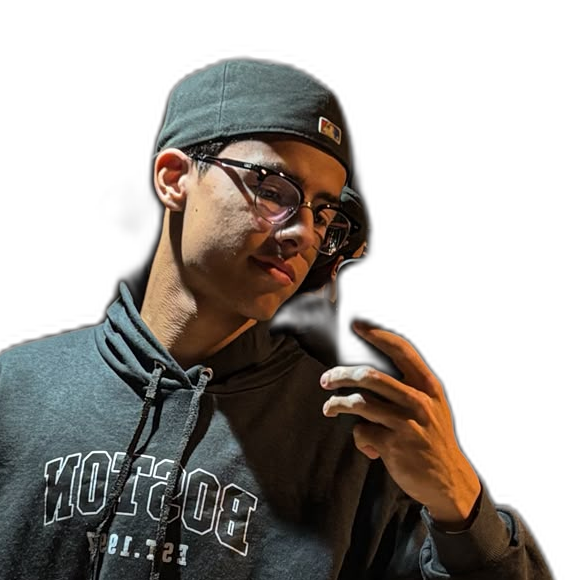
#> input picture source-photo.png, 580 x 580 px, given in place of source-photo.jpg, which was not available
$ python make_ascii.py
#> lines starting #> are read from the running program, lines starting #| are printed output that depends on the picture; after the words box and inside, x2 and y2 are one past the last pixel; in counts of white or black regions, pixels touching at a corner belong together; pictures that were not available may be replaced by others from this repository, and a replacement may not be noted
### common.py
"""Shared palette and helpers: classic green-phosphor terminal."""
import json
from pathlib import Path
from xml.sax.saxutils import escape

ROOT = Path(__file__).resolve().parent.parent

BG = "#0a0f0a"        # tube glass
BORDER = "#1f3a1f"
DIM = "#2f6b2f"       # faded phosphor
MID = "#4fbf4f"
BRIGHT = "#7dff7d"    # hot phosphor
AMBER = "#ffb000"     # the one warm accent: the prompt symbol

FONT = "'JetBrains Mono','Fira Code','Cascadia Code',Consolas,'DejaVu Sans Mono',monospace"


def load_profile():
    return json.loads((ROOT / "data" / "profile.json").read_text(encoding="utf-8"))


def esc(s):
    return escape(str(s))

### make_ascii.py
"""Turn source-photo.jpg into a green ASCII portrait.

Put a head-and-shoulders photo at the repo root as `source-photo.jpg`
(or .png) and run:  python scripts/make_ascii.py
Without a photo it draws a placeholder so the README never breaks.
"""
from PIL import Image, ImageOps, ImageFilter, ImageEnhance
from common import ROOT, BG, BORDER, DIM, BRIGHT, FONT, esc

COLS = 74
FONT_SIZE = 8
CHAR_W = FONT_SIZE * 0.6
LINE_H = FONT_SIZE
# dark -> light (background is dark, so dense chars = bright pixels)
RAMP = " .:-=+*#%@"  # short ramp reads much cleaner than a 70-char one at this size
W, H = 400, 400
ROWS = int(COLS * (CHAR_W / LINE_H))


def find_photo():
    for name in ("source-photo.jpg", "source-photo.jpeg", "source-photo.png"):
        p = ROOT / name
        if p.exists():
            return p
    return None


def prep(img):
    """Square-crop, equalize the subject, black out the background.

    If the photo has transparency (background already removed), the alpha
    channel is used as the subject mask; otherwise the whole frame counts.
    """
    img = ImageOps.exif_transpose(img)
#> img is the input picture: PIL image 580x580 RGBA; mean R, G, B, A 39, 34.5, 30.3, 127.8
    w, h = img.size
#> w = 580; h = 580
    s = min(w, h)
#> s = 580
    left = (w - s) // 2
#> left = 0
    img = img.crop((left, 0, left + s, s))  # square, anchored at the top (face)
    if img.mode in ("RGBA", "LA"):
        mask = img.getchannel("A").point(lambda v: 255 if v > 128 else 0)
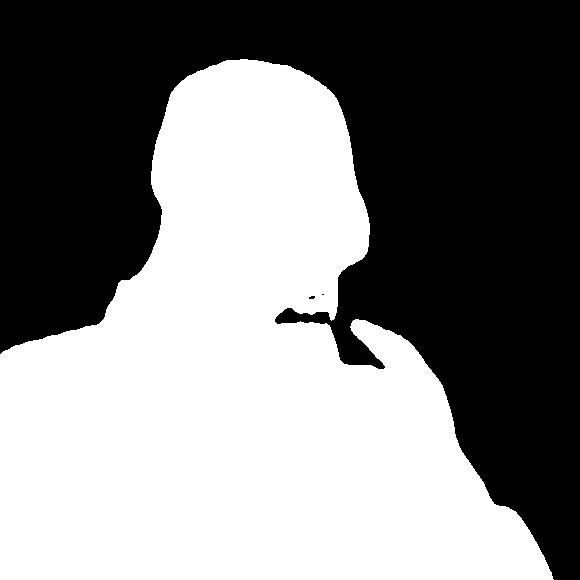
#> mask: PIL image 580x580 L; 50.3% white; 3 black regions (2 under 20 px), largest, box (x1, y1, x2, y2) and area: (0, 0, 580, 580) 167078
    else:
        mask = Image.new("L", img.size, 255)
    g = ImageOps.equalize(img.convert("L"), mask=mask)
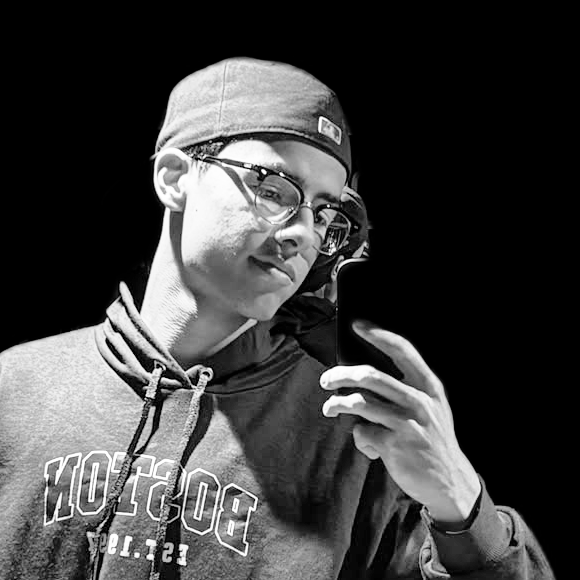
#> g: PIL image 580x580 L; min 0, max 255, mean 64.1
    g = ImageEnhance.Contrast(g).enhance(1.2)
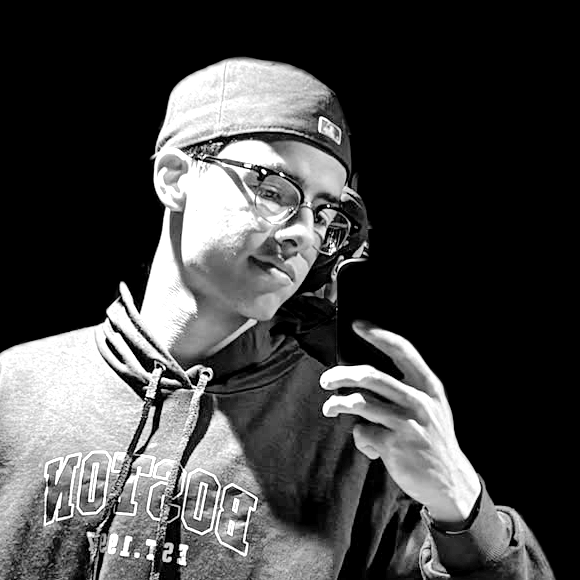
#> g: PIL image 580x580 L; min 0, max 255, mean 69.1
    g = g.filter(ImageFilter.UnsharpMask(radius=2, percent=150))
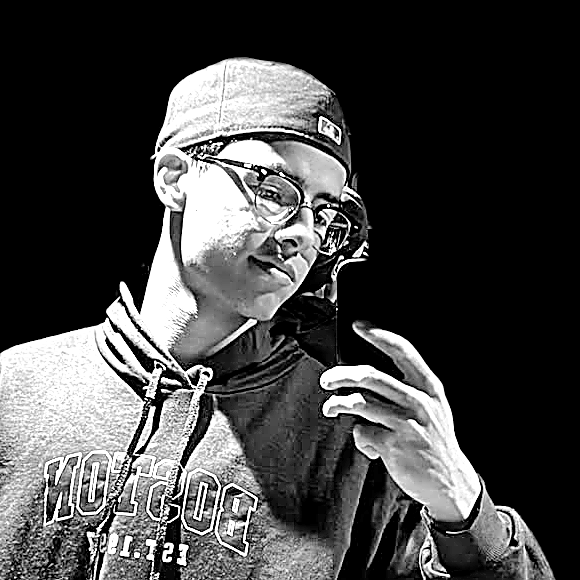
#> g: PIL image 580x580 L; min 0, max 255, mean 69
    g = Image.composite(g, Image.new("L", g.size, 0), mask)
    g.save(ROOT / "source-prepped.png")
    return g


def to_rows(img):
    small = img.resize((COLS, ROWS), Image.LANCZOS)
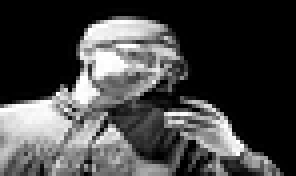
#> small: PIL image 74x44 L (shown 4 times larger); min 0, max 255, mean 69
    px = small.load()
    n = len(RAMP) - 1
    return ["".join(RAMP[int(px[x, y] / 255 * n)] for x in range(COLS)) for y in range(ROWS)]


def placeholder_rows():
    msg = [""] * 14 + [
        "        [ no source-photo.jpg found ]",
        "",
        "        drop a head-and-shoulders photo",
        "        at the repo root and run:",
        "",
        "        $ python scripts/make_ascii.py",
    ]
    return msg + [""] * (ROWS - len(msg))


def render(rows, stretch=True):
#> called with stretch = True
    grid_w = COLS * CHAR_W
#> grid_w = 355.2
    grid_h = len(rows) * LINE_H
#> grid_h = 352
    ox = (W - grid_w) / 2
#> ox = 22.4
    oy = 34 + (H - 34 - grid_h) / 2
#> oy = 41
    lines = []
    for i, r in enumerate(rows):
        color = BRIGHT if i < len(rows) * 0.8 else DIM  # CRT fall-off at the bottom
        lines.append(
            f'<text x="{ox:.1f}" y="{oy + (i + 1) * LINE_H:.1f}" fill="{color}" '
            + (f'textLength="{grid_w:.1f}" lengthAdjust="spacingAndGlyphs" ' if stretch else "")
            + f'xml:space="preserve">{esc(r.ljust(COLS) if stretch else r)}</text>')
#> this loop made 44 passes
#> color on passes 1 to 12: '#7dff7d', '#7dff7d', '#7dff7d', '#7dff7d', '#7dff7d', '#7dff7d', '#7dff7d', '#7dff7d', '#7dff7d', '#7dff7d', '#7dff7d', '#7dff7d'
#> after the loop, lines = 44 items
    body = "\n    ".join(lines)
    return f'''<svg xmlns="http://www.w3.org/2000/svg" width="{W}" height="{H}" viewBox="0 0 {W} {H}" role="img" aria-label="ASCII portrait">
  <rect x="0.5" y="0.5" width="{W-1}" height="{H-1}" rx="10" fill="{BG}" stroke="{BORDER}"/>
  <text x="16" y="22" fill="{DIM}" font-family="{FONT}" font-size="11">~/portrait.txt</text>
  <line x1="0" y1="32" x2="{W}" y2="32" stroke="{BORDER}"/>
  <g font-family="{FONT}" font-size="{FONT_SIZE}">
    {body}
  </g>
</svg>
'''


if __name__ == "__main__":
    photo = find_photo()
    if photo:
        svg = render(to_rows(prep(Image.open(photo))))
    else:
        svg = render(placeholder_rows(), stretch=False)
    (ROOT / "ascii-portrait.svg").write_text(svg, encoding="utf-8")
    print("ascii-portrait.svg written", "(from photo)" if photo else "(placeholder)")
